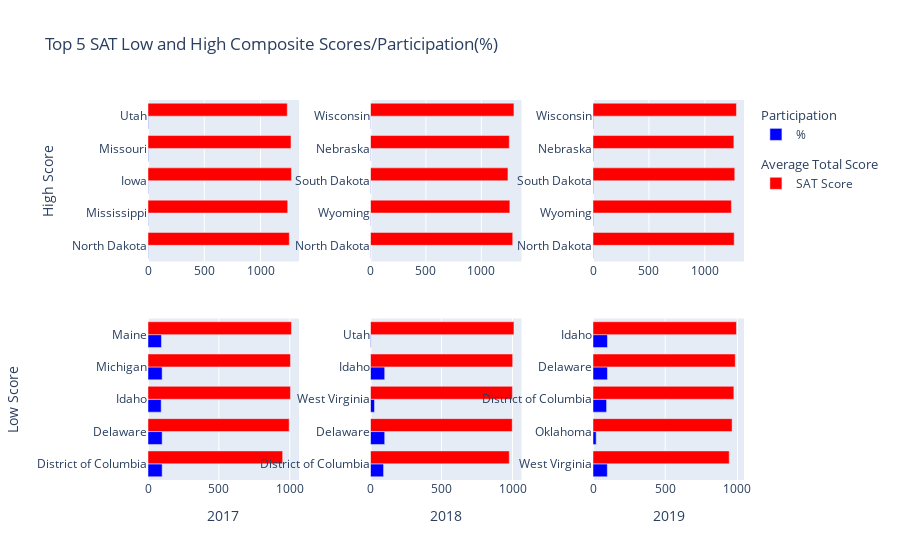

Notebook code cell kept with this figure:
### Markdown cell above
Analysis: As participation Increases the score Decreases this is due to the fact that more student who arent prepared for the exams take the exams.

### Code cell
# import libraies
from plotly.subplots import make_subplots
import plotly.graph_objects as go

# extract 5 worst participation, composite
worst_SATp_2017 = SAT_2017_cleaned.sort_values(by='participation').head(5)
worst_SATt_2017 = SAT_2017_cleaned.sort_values(by='total').head(5)

# make subplot
fig = make_subplots(rows=2, cols=3, specs = [[{}, {}, {}],[{}, {}, {}]], horizontal_spacing = 0.12, vertical_spacing=0.15)
# add participation trace
fig.add_trace(
    go.Bar(x=worst_SATp_2017["participation"], y=worst_SATp_2017["state"], orientation='h', marker={'color': 'blue'}, legendgroup='group1', legendgrouptitle_text="Participation", name="%"),
    row=1, col=1
)
fig.add_trace(
    go.Bar(x=worst_SATp_2017["total"], y=worst_SATp_2017["state"], orientation='h', marker={'color': 'red'}, legendgroup='group2', legendgrouptitle_text='Average Total Score', name="SAT Score"),
    row=1, col=1
)

# add composite trace
fig.add_trace(
    go.Bar(x=worst_SATt_2017["participation"], y=worst_SATt_2017["state"], orientation='h', marker={'color': 'blue'}, legendgroup='group1',showlegend=False),
    row=2, col=1
)
fig.add_trace(
    go.Bar(x=worst_SATt_2017["total"], y=worst_SATt_2017["state"], orientation='h', marker={'color': 'red'}, legendgroup='group2',showlegend=False),
    row=2, col=1
)
fig.update_xaxes(title_text="2017", row=2, col=1)

# # extract 5 worst participation, composite
worst_SATp_2018 = SAT_2018_cleaned.sort_values(by='participation').head(5)
worst_SATt_2018 = SAT_2018_cleaned.sort_values(by='total').head(5) 

# add participation trace
fig.add_trace(
    go.Bar(x=worst_SATp_2018["participation"], y=worst_SATp_2018["state"], orientation='h', marker={'color': 'blue'}, legendgroup='group1',showlegend=False),
    row=1, col=2
)
fig.add_trace(
    go.Bar(x=worst_SATp_2018["total"], y=worst_SATp_2018["state"], orientation='h', marker={'color': 'red'}, legendgroup='group2',showlegend=False),
    row=1, col=2
)

# add composite trace
fig.add_trace(
    go.Bar(x=worst_SATt_2018["participation"], y=worst_SATt_2018["state"], orientation='h', marker={'color': 'blue'}, legendgroup='group1',showlegend=False),
    row=2, col=2
)
fig.add_trace(
    go.Bar(x=worst_SATt_2018["total"], y=worst_SATt_2018["state"], orientation='h', marker={'color': 'red'}, legendgroup='group2',showlegend=False),
    row=2, col=2
)
fig.update_xaxes(title_text="2018", row=2, col=2)



# # extract 5 worst participation, composite
worst_SATp_2019 = SAT_2019_cleaned.sort_values(by='participation').head(5)
worst_SATt_2019 = SAT_2019_cleaned.sort_values(by='total').head(5)

fig.add_trace(
    go.Bar(x=worst_SATp_2019["participation"], y=worst_SATp_2019["state"], orientation='h', marker={'color': 'blue'}, legendgroup='group1',showlegend=False),
    row=1, col=3
)
fig.add_trace(
    go.Bar(x=worst_SATp_2019["total"], y=worst_SATp_2019["state"], orientation='h', marker={'color': 'red'}, legendgroup='group2',showlegend=False),
    row=1, col=3
)
# add composite trace
fig.add_trace(
    go.Bar(x=worst_SATt_2019["participation"], y=worst_SATt_2019["state"], orientation='h', marker={'color': 'blue'}, legendgroup='group1',showlegend=False),
    row=2, col=3
)
fig.add_trace(
    go.Bar(x=worst_SATt_2019["total"], y=worst_SATt_2019["state"], orientation='h', marker={'color': 'red'}, legendgroup='group2',showlegend=False),
    row=2, col=3
)
fig.update_xaxes(title_text="2019", row=2, col=3)

fig.update_yaxes(title_text="Low Score", row=2, col=1)
fig.update_yaxes(title_text="High Score", row=1, col=1)


fig.update_layout(
    boxmode='group', 
    boxgap=0.8,
    boxgroupgap=0.7,
    paper_bgcolor='rgba(0,0,0,0)',
    showlegend=True,
    title_text="Top 5 SAT Low and High Composite Scores/Participation(%)"
)


# fig.write_image(file='./img/low_high_5_SAT.png', format='png', width=1000)

### Figure 1 — Plotly figure (JSON) as saved in the notebook; plotly's stock layout.template omitted (floating-point values rounded to 4 significant figures)
{"data": [{"legendgroup": "group1", "legendgrouptitle": {"text": "Participation"}, "marker": {"color": "blue"}, "name": "%", "orientation": "h", "type": "bar", "x": [2, 2, 2, 3, 3], "xaxis": "x", "y": ["North Dakota", "Mississippi", "Iowa", "Missouri", "Utah"], "yaxis": "y"}, {"legendgroup": "group2", "legendgrouptitle": {"text": "Average Total Score"}, "marker": {"color": "red"}, "name": "SAT Score", "orientation": "h", "type": "bar", "x": [1256, 1242, 1275, 1271, 1238], "xaxis": "x", "y": ["North Dakota", "Mississippi", "Iowa", "Missouri", "Utah"], "yaxis": "y"}, {"legendgroup": "group1", "marker": {"color": "blue"}, "orientation": "h", "showlegend": false, "type": "bar", "x": [100, 100, 93, 100, 95], "xaxis": "x4", "y": ["District of Columbia", "Delaware", "Idaho", "Michigan", "Maine"], "yaxis": "y4"}, {"legendgroup": "group2", "marker": {"color": "red"}, "orientation": "h", "showlegend": false, "type": "bar", "x": [950, 996, 1005, 1005, 1012], "xaxis": "x4", "y": ["District of Columbia", "Delaware", "Idaho", "Michigan", "Maine"], "yaxis": "y4"}, {"legendgroup": "group1", "marker": {"color": "blue"}, "orientation": "h", "showlegend": false, "type": "bar", "x": [2, 3, 3, 3, 3], "xaxis": "x2", "y": ["North Dakota", "Wyoming", "South Dakota", "Nebraska", "Wisconsin"], "yaxis": "y2"}, {"legendgroup": "group2", "marker": {"color": "red"}, "orientation": "h", "showlegend": false, "type": "bar", "x": [1283, 1257, 1240, 1252, 1294], "xaxis": "x2", "y": ["North Dakota", "Wyoming", "South Dakota", "Nebraska", "Wisconsin"], "yaxis": "y2"}, {"legendgroup": "group1", "marker": {"color": "blue"}, "orientation": "h", "showlegend": false, "type": "bar", "x": [92, 100, 28, 100, 4], "xaxis": "x5", "y": ["District of Columbia", "Delaware", "West Virginia", "Idaho", "Utah"], "yaxis": "y5"}, {"legendgroup": "group2", "marker": {"color": "red"}, "orientation": "h", "showlegend": false, "type": "bar", "x": [977, 998, 999, 1001, 1010], "xaxis": "x5", "y": ["District of Columbia", "Delaware", "West Virginia", "Idaho", "Utah"], "yaxis": "y5"}, {"legendgroup": "group1", "marker": {"color": "blue"}, "orientation": "h", "showlegend": false, "type": "bar", "x": [2, 3, 3, 3, 3], "xaxis": "x3", "y": ["North Dakota", "Wyoming", "South Dakota", "Nebraska", "Wisconsin"], "yaxis": "y3"}, {"legendgroup": "group2", "marker": {"color": "red"}, "orientation": "h", "showlegend": false, "type": "bar", "x": [1263, 1238, 1268, 1260, 1283], "xaxis": "x3", "y": ["North Dakota", "Wyoming", "South Dakota", "Nebraska", "Wisconsin"], "yaxis": "y3"}, {"legendgroup": "group1", "marker": {"color": "blue"}, "orientation": "h", "showlegend": false, "type": "bar", "x": [99, 22, 94, 100, 100], "xaxis": "x6", "y": ["West Virginia", "Oklahoma", "District of Columbia", "Delaware", "Idaho"], "yaxis": "y6"}, {"legendgroup": "group2", "marker": {"color": "red"}, "orientation": "h", "showlegend": false, "type": "bar", "x": [943, 963, 975, 985, 993], "xaxis": "x6", "y": ["West Virginia", "Oklahoma", "District of Columbia", "Delaware", "Idaho"], "yaxis": "y6"}], "layout": {"boxgap": 0.8, "boxgroupgap": 0.7, "boxmode": "group", "paper_bgcolor": "rgba(0,0,0,0)", "showlegend": true, "title": {"text": "Top 5 SAT Low and High Composite Scores/Participation(%)"}, "xaxis": {"anchor": "y", "domain": [0, 0.2533]}, "xaxis2": {"anchor": "y2", "domain": [0.3733, 0.6267]}, "xaxis3": {"anchor": "y3", "domain": [0.7467, 1]}, "xaxis4": {"anchor": "y4", "domain": [0, 0.2533], "title": {"text": "2017"}}, "xaxis5": {"anchor": "y5", "domain": [0.3733, 0.6267], "title": {"text": "2018"}}, "xaxis6": {"anchor": "y6", "domain": [0.7467, 1], "title": {"text": "2019"}}, "yaxis": {"anchor": "x", "domain": [0.575, 1], "title": {"text": "High Score"}}, "yaxis2": {"anchor": "x2", "domain": [0.575, 1]}, "yaxis3": {"anchor": "x3", "domain": [0.575, 1]}, "yaxis4": {"anchor": "x4", "domain": [0, 0.425], "title": {"text": "Low Score"}}, "yaxis5": {"anchor": "x5", "domain": [0, 0.425]}, "yaxis6": {"anchor": "x6", "domain": [0, 0.425]}}}
